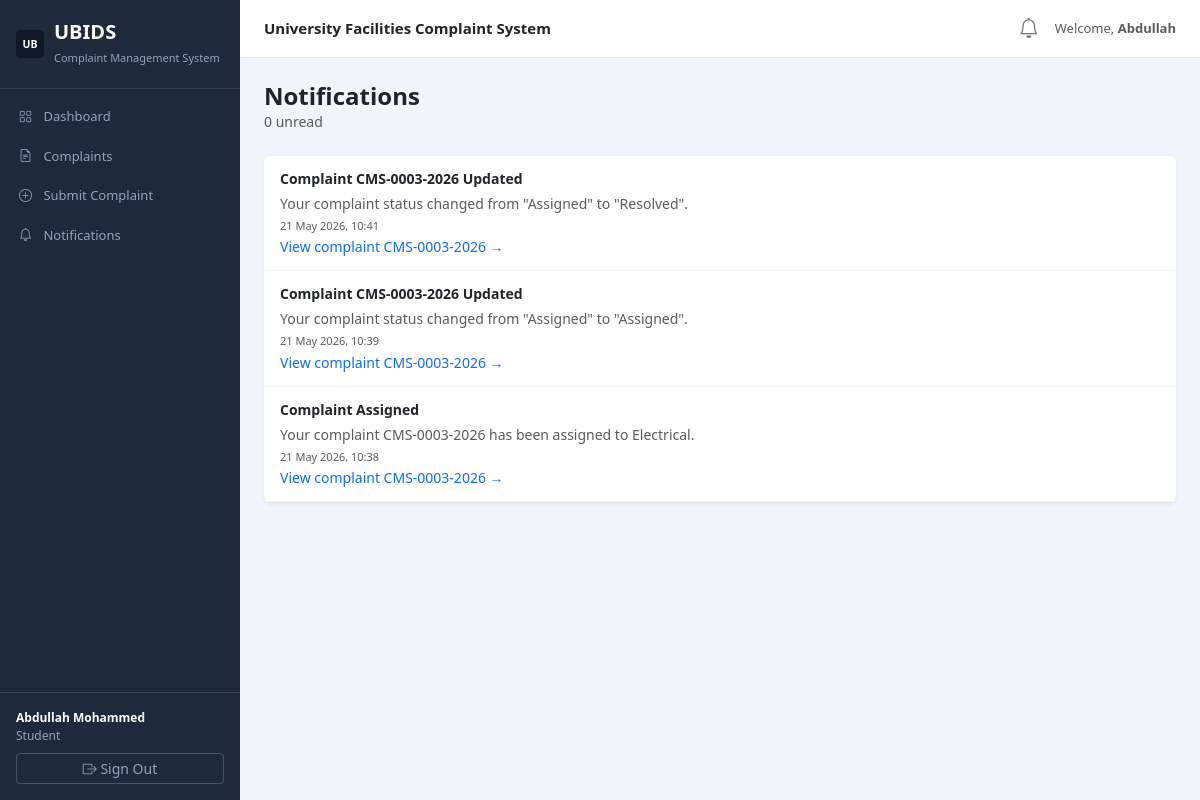
The page /notifications/ (signed in) on the database its author committed.
### accounts/models.py (models this page shows, shortened)
class User(AbstractUser):
    ROLE_CHOICES = [
        ('student', 'Student'),
        ('staff',   'Facilities Staff'),
        ('admin',   'Administrator'),
    ]
    DEPARTMENT_CHOICES = [
        ('Electrical',        'Electrical'),
        ('Plumbing',          'Plumbing'),
        ('ICT Infrastructure','ICT Infrastructure'),
        ('General Maintenance','General Maintenance'),
        ('Sanitation',        'Sanitation'),
        ('Security',          'Security'),
    ]
    role       = models.CharField(max_length=20, choices=ROLE_CHOICES, default='student')
    student_id = models.CharField(max_length=50, blank=True)
    department = models.CharField(max_length=50, choices=DEPARTMENT_CHOICES, blank=True)
    phone      = models.CharField(max_length=20, blank=True)
    is_active  = models.BooleanField(default=True)
    @property
    def is_student(self): return self.role == 'student'
    @property
    def is_admin(self): return self.role == 'admin'

### complaints/models.py (models this page shows, shortened)
class Notification(models.Model):
    TYPE_CHOICES = [
        ('status_update', 'Status Update'),
        ('assignment',    'Assignment'),
        ('resolution',    'Resolution'),
        ('escalation',    'Escalation'),
        ('general',       'General'),
    ]
    recipient    = models.ForeignKey(settings.AUTH_USER_MODEL, on_delete=models.CASCADE, related_name='notifications')
    complaint    = models.ForeignKey(Complaint, on_delete=models.CASCADE, null=True, blank=True)
    title        = models.CharField(max_length=200)
    message      = models.TextField()
    notif_type   = models.CharField(max_length=20, choices=TYPE_CHOICES, default='general')
    is_read      = models.BooleanField(default=False)
    created_at   = models.DateTimeField(auto_now_add=True)
    class Meta:
        ordering = ['-created_at']

class Complaint(models.Model):
    CATEGORY_CHOICES = [
        ('Electrical',         'Electrical'),
        ('Plumbing',           'Plumbing'),
        ('ICT Infrastructure', 'ICT Infrastructure'),
        ('General Maintenance','General Maintenance'),
        ('Sanitation',         'Sanitation'),
        ('Security',           'Security'),
        ('Other',              'Other'),
    ]
    PRIORITY_CHOICES = [
        ('Low',    'Low'),
        ('Medium', 'Medium'),
        ('High',   'High'),
        ('Urgent', 'Urgent'),
    ]
    STATUS_CHOICES = [
        ('Submitted',    'Submitted'),
        ('Under Review', 'Under Review'),
        ('Assigned',     'Assigned'),
        ('In Progress',  'In Progress'),
        ('Resolved',     'Resolved'),
        ('Closed',       'Closed'),
        ('Escalated',    'Escalated'),
    ]
    complaint_id     = models.CharField(max_length=30, unique=True, editable=False)
    student          = models.ForeignKey(settings.AUTH_USER_MODEL, on_delete=models.CASCADE, related_name='complaints')
    category         = models.CharField(max_length=30, choices=CATEGORY_CHOICES)
    priority         = models.CharField(max_length=10, choices=PRIORITY_CHOICES, default='Medium')
    location         = models.CharField(max_length=200)
    building         = models.CharField(max_length=100, blank=True)
    description      = models.TextField()
    status           = models.CharField(max_length=20, choices=STATUS_CHOICES, default='Submitted')
    assigned_to      = models.ForeignKey(settings.AUTH_USER_MODEL, on_delete=models.SET_NULL, null=True, blank=True, related_name='assigned_complaints')
    assigned_dept    = models.CharField(max_length=50, blank=True)
    resolution_notes = models.TextField(blank=True)
    resolved_at      = models.DateTimeField(null=True, blank=True)
    is_escalated     = models.BooleanField(default=False)
    escalation_note  = models.TextField(blank=True)
    created_at       = models.DateTimeField(auto_now_add=True)
    updated_at       = models.DateTimeField(auto_now=True)
    class Meta:
        ordering = ['-created_at']

### complaints/views.py (the view, shortened to what this page needs)
# urls.py: path('notifications/',        views.notifications_view,name='notifications'),
@login_required
def notifications_view(request):
    notifs = Notification.objects.filter(recipient=request.user)
    return render(request, 'complaints/notifications.html', {
        'notifications': notifs,
        'unread_count':  notifs.filter(is_read=False).count(),
    })

### templates/complaints/notifications.html (shortened to what this page needs)
{% extends 'layouts/base.html' %}
{% block content %}
<div class="d-flex justify-content-between align-items-center mb-4">
  <div>
    <h4 class="fw-bold mb-0">Notifications</h4>
    <p class="text-muted small mb-0">{{ unread_count }} unread</p>
  </div>
</div>
<div class="card border-0 shadow-sm">
  {% if notifications %}
    {% for n in notifications %}
    <div class="notif-item {% if not n.is_read %}unread{% endif %} d-flex justify-content-between align-items-start">
      <div>
        <div class="fw-semibold small">{{ n.title }}</div>
        <div class="text-muted small mt-1">{{ n.message }}</div>
        <div class="text-muted mt-1" style="font-size:11px;">{{ n.created_at|date:"d M Y, H:i" }}</div>
        {% if n.complaint %}
        <a href="{% url 'complaint_detail' n.complaint.pk %}" class="small text-primary text-decoration-none">
          View complaint {{ n.complaint.complaint_id }} →
        </a>
        {% endif %}
      </div>
    </div>
    {% endfor %}
  {% else %}
  <div class="card-body text-center py-5">
    <i class="bi bi-bell-slash text-muted" style="font-size:36px;"></i>
    <p class="text-muted mt-2 mb-0">No notifications yet</p>
  </div>
  {% endif %}
</div>
{% endblock %}

### templates/layouts/base.html (shortened to what this page needs)
<!DOCTYPE html>
<html lang="en">
<head>
  <link href="https://cdn.jsdelivr.net/npm/bootstrap@5.3.2/dist/css/bootstrap.min.css" rel="stylesheet" />
  <link href="https://cdn.jsdelivr.net/npm/bootstrap-icons@1.11.3/font/bootstrap-icons.css" rel="stylesheet" />
  {% load static %}
</head>
<body>
{% if user.is_authenticated %}
<div class="sidebar">
  <div class="sidebar-brand d-flex align-items-center">
  <img src="{% static 'img/ubids-logo-2.png' %}" alt="UBIDS" style="height:28px; width:auto; margin-right:10px;" onerror="this.onerror=null; this.src='{% static 'img/ubids-logo.svg' %}'"/>
    <div>
      <h5 style="margin:0;">UBIDS</h5>
      <small>Complaint Management System</small>
    </div>
  </div>
  <nav class="nav flex-column mt-2">
    <a href="{% url 'dashboard' %}" class="nav-link {% if request.resolver_match.url_name == 'dashboard' %}active{% endif %}">
      <i class="bi bi-grid"></i> Dashboard
    </a>
    <a href="{% url 'complaints_list' %}" class="nav-link {% if 'complaint' in request.resolver_match.url_name %}active{% endif %}">
      <i class="bi bi-file-earmark-text"></i> Complaints
    </a>
    {% if user.is_student %}
    <a href="{% url 'submit_complaint' %}" class="nav-link">
      <i class="bi bi-plus-circle"></i> Submit Complaint
    </a>
    {% endif %}
    <a href="{% url 'notifications' %}" class="nav-link">
      <i class="bi bi-bell"></i> Notifications
    </a>
  </nav>
  <div class="sidebar-footer">
    <div style="color:#94a3b8; font-size:12px; margin-bottom:8px;">
      <strong style="color:#fff;">{{ user.get_full_name|default:user.username }}</strong><br>
      <span style="text-transform:capitalize;">{{ user.role }}</span>
    </div>
    <a href="{% url 'logout' %}" class="btn btn-sm btn-outline-secondary w-100" style="color:#94a3b8; border-color:rgba(255,255,255,.2);">
      <i class="bi bi-box-arrow-right"></i> Sign Out
    </a>
  </div>
</div>
<div class="main-content">
  <div class="topbar">
    <span class="fw-semibold" style="font-size:15px;">University Facilities Complaint System</span>
    <div class="d-flex align-items-center gap-3">
      <a href="{% url 'notifications' %}" class="position-relative text-secondary text-decoration-none">
        <i class="bi bi-bell fs-5"></i>
      </a>
      <span class="text-muted" style="font-size:13px;">Welcome, <strong>{{ user.first_name|default:user.username }}</strong></span>
    </div>
  </div>
  <div class="page-body">
    {% block content %}{% endblock %}
  </div>
</div>
{% else %}
{% block auth_content %}{% endblock %}
{% endif %}
</body>
</html>

### templates/layouts/base.html (style rules this page uses)
body { background: #f1f5f9; font-family: 'Segoe UI', sans-serif; }
.sidebar { min-height: 100vh; background: #1e293b; width: 240px; position: fixed; top: 0; left: 0; z-index: 100; display: flex; flex-direction: column; }
.sidebar-brand { padding: 20px 16px; border-bottom: 1px solid rgba(255,255,255,.1); }
.sidebar-brand h5 { color: #fff; font-weight: 700; margin: 0; }
.sidebar-brand small { color: #94a3b8; font-size: 11px; }
.sidebar .nav-link { color: #94a3b8; padding: 10px 16px; font-size: 13px; border-left: 3px solid transparent; border-radius: 0; }
.sidebar .nav-link i { width: 18px; margin-right: 8px; }
.sidebar-footer { padding: 16px; border-top: 1px solid rgba(255,255,255,.1); margin-top: auto; }
.main-content { margin-left: 240px; min-height: 100vh; }
.topbar { background: #fff; border-bottom: 1px solid #e2e8f0; padding: 0 24px; height: 58px; display: flex; align-items: center; justify-content: space-between; position: sticky; top: 0; z-index: 99; }
.page-body { padding: 24px; }
.notif-item { padding: 12px 16px; border-bottom: 1px solid #f1f5f9; }

### rows shown on the page
User: get_full_name "Abdullah Mohammed", role "Student", first_name "Abdullah"
Notification: title "Complaint CMS-0003-2026 Updated", message "Your complaint status changed from \"Assigned\" to \"Resolved\".", created_at "21 May 2026, 10:41", complaint.complaint_id "CMS-0003-2026"
Notification: title "Complaint CMS-0003-2026 Updated", message "Your complaint status changed from \"Assigned\" to \"Assigned\".", created_at "21 May 2026, 10:39", complaint.complaint_id "CMS-0003-2026"
Notification: title "Complaint Assigned", message "Your complaint CMS-0003-2026 has been assigned to Electrical.", created_at "21 May 2026, 10:38", complaint.complaint_id "CMS-0003-2026"

### other values the page prints
{{ unread_count }} "0"
